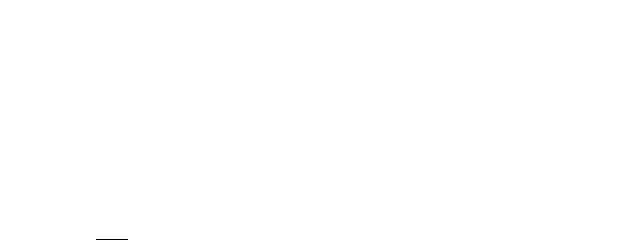
Frame 1 (no input)
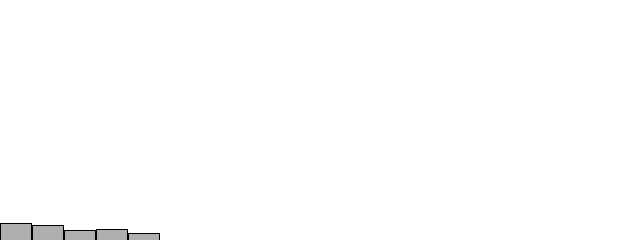
Frame 60 (the mouse pressed at the canvas centre just before this capture)
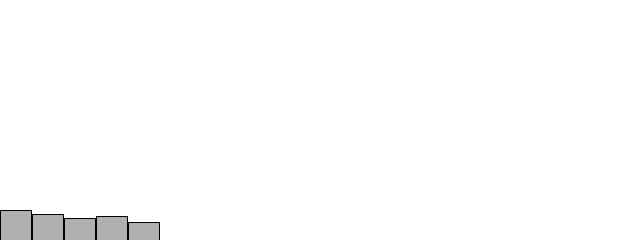
Frame 120 (the mouse held since frame 60 and released just before this capture)

The Processing sketch that drew these frames (run headless with seeded random() and noise(); from frame 60 on, the mouse is pressed at the canvas centre):

// Processing sketch: Random_Numbers
// ── Random_Numbers.pde
int [] randomCounts;
int [] stuff;

void setup(){
  size(640, 240);
  randomCounts = new int[20];
  stuff = new int [5];
  
  stuff[0] = 1;
  stuff[1] = 1;
  stuff[2] = 2;
  stuff[3] = 3;
  stuff[4] = 3;
}

void draw(){
  background(255);
  
  int index = int(random(stuff.length));
  randomCounts[index]++;
  
  stroke(0);
  fill(175);
  int w = width/randomCounts.length;
  
  for(int x = 0; x < randomCounts.length; x++){
    rect(x*w, height - randomCounts[x], w - 1, randomCounts[x]);
  }
}
